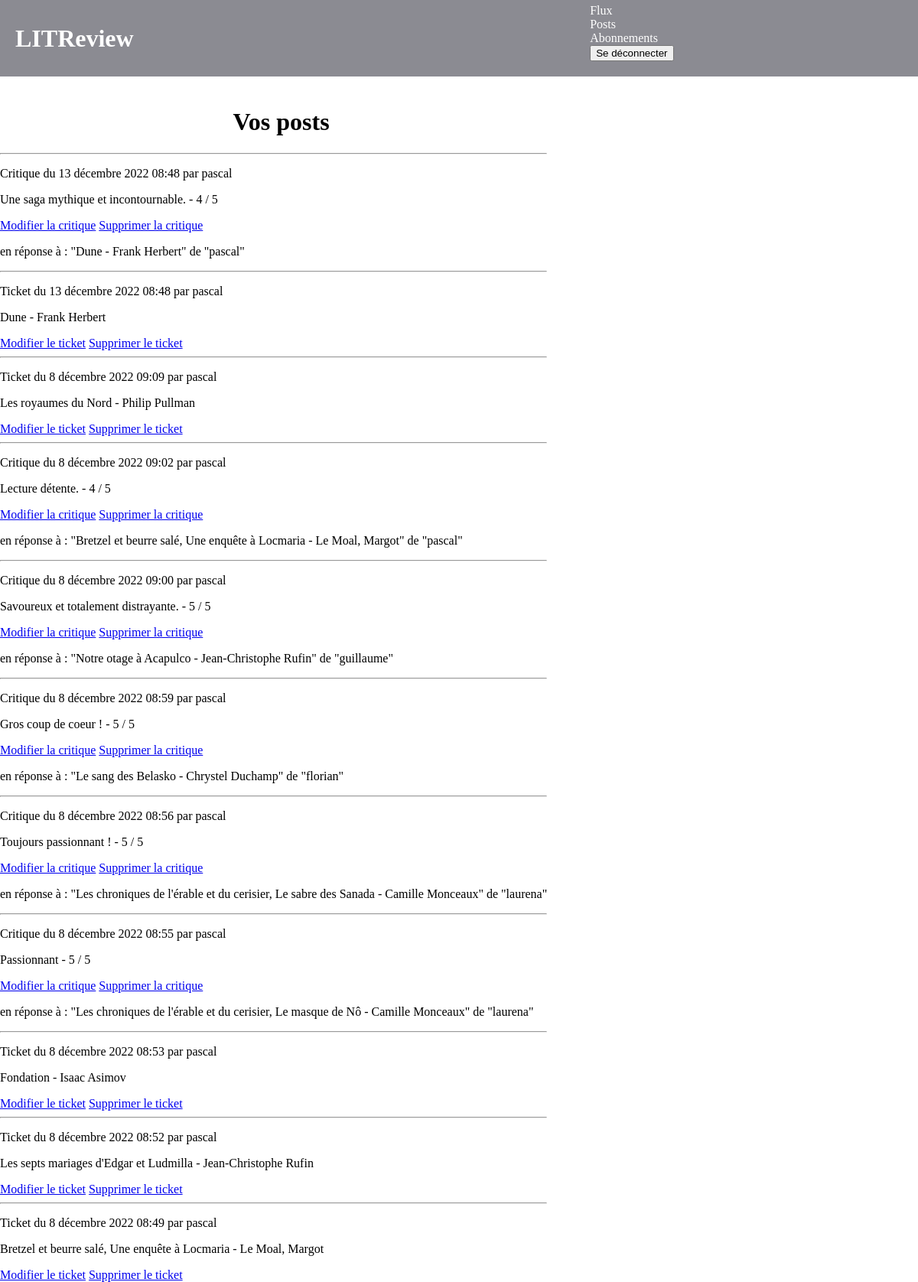
Screenshot of /posts/ (signed in) with the database file from the repository.
### bookreview/models.py (models this page shows, shortened)
class Review(models.Model):
    ticket = models.ForeignKey(to=Ticket, on_delete=models.CASCADE)
    rating = models.PositiveSmallIntegerField(
        validators=[MinValueValidator(0), MaxValueValidator(5)]
    )
    headline = models.CharField(max_length=128)
    body = models.TextField(max_length=8192, blank=True)
    user = models.ForeignKey(to=settings.AUTH_USER_MODEL, on_delete=models.CASCADE)
    time_created = models.DateTimeField(auto_now_add=True)

class Ticket(models.Model):
    title = models.CharField(max_length=128)
    description = models.TextField(max_length=2048, blank=True)
    user = models.ForeignKey(to=settings.AUTH_USER_MODEL, on_delete=models.CASCADE)
    image = models.ImageField(null=True, blank=True)
    time_created = models.DateTimeField(auto_now_add=True)

### accounts/models.py (models this page shows)
class User(AbstractUser):
    pass

### bookreview/views.py (the view)
# urls.py: path("posts/", views.posts, name="posts"),
@login_required
def posts(request):
    tickets = Ticket.objects.filter(user=request.user)
    tickets = tickets.annotate(content_type=Value('TICKET', CharField()))
    reviews = Review.objects.filter(user=request.user)
    reviews = reviews.annotate(content_type=Value('REVIEW', CharField()))
    posts = sorted(chain(reviews, tickets), key=lambda post: post.time_created, reverse=True)
    return render(request, 'bookreview/posts.html', context={'posts': posts})

### bookreview/templates/bookreview/posts.html (shortened to what this page needs)
{% extends 'base.html' %}
{% block content %}
  <h1>Vos posts</h1>
  {% for post in posts %}
    {% if post.content_type == 'TICKET' %}
      <hr />
      <p>Ticket du {{ post.time_created }} par {{ post.user.username }}</p>
      <p>{{ post.title }}</p>
      <a href="{% url 'bookreview:edit_ticket' post.id %}">Modifier le ticket</a>
      <a href="{% url 'bookreview:delete_ticket' post.id %}">Supprimer le ticket</a>
    {% elif post.content_type == 'REVIEW' %}
      <hr />
      <p>Critique du {{ post.time_created }} par {{ post.user.username }}</p>
      <p>{{ post.headline }} - {{ post.rating }} / 5</p>
      <a href="{% url 'bookreview:edit_review' post.id %}">Modifier la critique</a>
      <a href="{% url 'bookreview:delete_review' post.id %}">Supprimer la critique</a>
      <p>en réponse à : "{{ post.ticket.title }}" de "{{ post.ticket.user.username }}"</p>
    {% endif %}
  {% endfor %}
{% endblock content %}

### bookreview/static/bookreview/style.css (style rules this page uses)
body { width: 100%; margin: auto; }
h1 { text-align: center; margin-left: 20px; scroll-margin-top: 120px; }

### rows the page displays
Review: time_created "13 décembre 2022 08:48", user.username "pascal", headline "Une saga mythique et incontournable.", rating "4", ticket "Dune - Frank Herbert", ticket.user.username "pascal"
Ticket: time_created "13 décembre 2022 08:48", user.username "pascal", title "Dune - Frank Herbert"
Ticket: time_created "8 décembre 2022 09:09", user.username "pascal", title "Les royaumes du Nord - Philip Pullman"
Review: time_created "8 décembre 2022 09:02", user.username "pascal", headline "Lecture détente.", rating "4", ticket "Bretzel et beurre salé, Une enquête à Locmaria - Le Moal, Margot", ticket.user.username "pascal"
Review: time_created "8 décembre 2022 09:00", user.username "pascal", headline "Savoureux et totalement distrayante.", rating "5", ticket "Notre otage à Acapulco - Jean-Christophe Rufin", ticket.user.username "guillaume"
Review: time_created "8 décembre 2022 08:59", user.username "pascal", headline "Gros coup de coeur !", rating "5", ticket "Le sang des Belasko - Chrystel Duchamp", ticket.user.username "florian"
Review: time_created "8 décembre 2022 08:56", user.username "pascal", headline "Toujours passionnant !", rating "5", ticket "Les chroniques de l'érable et du cerisier, Le sabre des Sanada - Camille Monceaux", ticket.user.username "laurena"
Review: time_created "8 décembre 2022 08:55", user.username "pascal", headline "Passionnant", rating "5", ticket "Les chroniques de l'érable et du cerisier, Le masque de Nô - Camille Monceaux", ticket.user.username "laurena"
Ticket: time_created "8 décembre 2022 08:53", user.username "pascal", title "Fondation - Isaac Asimov"
Ticket: time_created "8 décembre 2022 08:52", user.username "pascal", title "Les septs mariages d'Edgar et Ludmilla - Jean-Christophe Rufin"
Ticket: time_created "8 décembre 2022 08:49", user.username "pascal", title "Bretzel et beurre salé, Une enquête à Locmaria - Le Moal, Margot"
